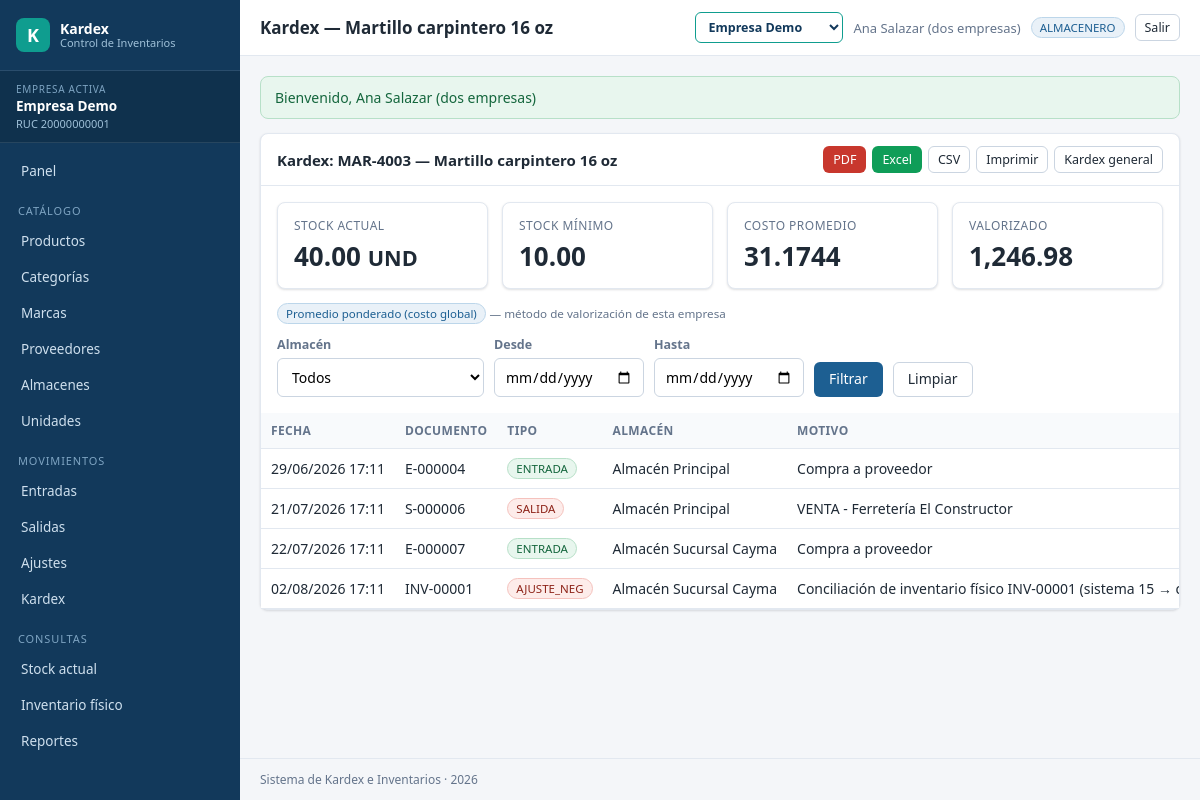
/kardex.php?producto_id=16 (signed in), run on an earlier commit of the app's database.
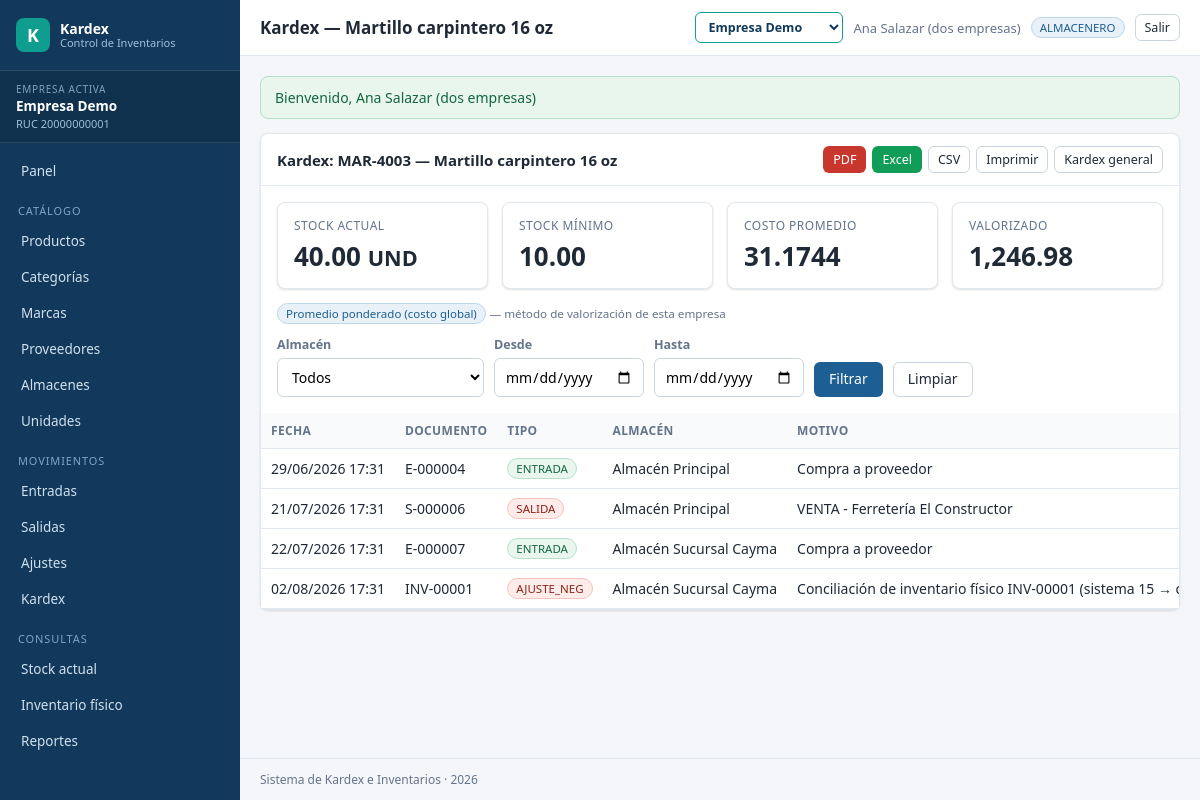
And on a later commit of the database.
### tables this page shows
CREATE TABLE kardex (
  id             BIGINT UNSIGNED AUTO_INCREMENT PRIMARY KEY,
  empresa_id     INT UNSIGNED NOT NULL,
  producto_id    INT UNSIGNED NOT NULL,
  almacen_id     INT UNSIGNED NOT NULL,
  fecha          DATETIME     NOT NULL,
  tipo           ENUM('ENTRADA','SALIDA','AJUSTE_POS','AJUSTE_NEG','INV_INICIAL') NOT NULL,
  origen_tabla   VARCHAR(30)  NOT NULL,
  origen_id      INT UNSIGNED NOT NULL,
  documento      VARCHAR(60)  NULL,
  cantidad       DECIMAL(14,4) NOT NULL,
  costo_unitario DECIMAL(14,4) NOT NULL DEFAULT 0,
  saldo_cantidad DECIMAL(14,4) NOT NULL,
  saldo_costo    DECIMAL(14,4) NOT NULL DEFAULT 0,
  saldo_valor    DECIMAL(16,4) NOT NULL DEFAULT 0,
  motivo         VARCHAR(180) NULL,
  usuario_id     INT UNSIGNED NOT NULL,
  creado_en      DATETIME     NOT NULL DEFAULT CURRENT_TIMESTAMP,
  CONSTRAINT fk_kdx_emp  FOREIGN KEY (empresa_id)  REFERENCES empresas(id),
  CONSTRAINT fk_kdx_prod FOREIGN KEY (producto_id) REFERENCES productos(id),
  CONSTRAINT fk_kdx_alm  FOREIGN KEY (almacen_id)  REFERENCES almacenes(id),
  CONSTRAINT fk_kdx_usr  FOREIGN KEY (usuario_id)  REFERENCES usuarios(id),
  INDEX idx_kdx_prod_fecha (producto_id, almacen_id, id),
  INDEX idx_kdx_emp_fecha (empresa_id, fecha),
  INDEX idx_kdx_usuario (usuario_id)
);

CREATE TABLE almacenes (
  id         INT UNSIGNED AUTO_INCREMENT PRIMARY KEY,
  empresa_id INT UNSIGNED NOT NULL,
  codigo     VARCHAR(20)  NOT NULL,
  nombre     VARCHAR(120) NOT NULL,
  direccion  VARCHAR(255) NULL,
  estado     TINYINT(1)   NOT NULL DEFAULT 1,
  CONSTRAINT fk_alm_emp FOREIGN KEY (empresa_id) REFERENCES empresas(id),
  UNIQUE KEY uq_alm_emp_codigo (empresa_id, codigo)
);

### app/Vista.php (called while the page is built, shortened)
<?php
class Vista
{
    public static function render(string $__vista, array $__datos = [], ?string $__titulo = null): void
    {
        $__archivo = BASE_PATH . '/views/' . $__vista . '.php';
        extract($__datos, EXTR_SKIP);
        require $__archivo;
        require BASE_PATH . '/views/layout.php';
    }
    public static function e($valor): string
    {
        return htmlspecialchars((string) $valor, ENT_QUOTES | ENT_SUBSTITUTE, 'UTF-8');
    }
    public static function fecha(?string $f, bool $conHora = false): string
    {
        $ts = strtotime($f);
        return date($conHora ? 'd/m/Y H:i' : 'd/m/Y', $ts);
    }
}
function e($v): string { return Vista::e($v); }

### bootstrap.php (called while the page is built, shortened)
<?php
spl_autoload_register(function (string $clase): void {
    foreach (['/app/', '/app/models/', '/app/services/'] as $dir) {
        $ruta = BASE_PATH . $dir . $clase . '.php';
        if (is_file($ruta)) { require_once $ruta; return; }
    }
});

### app/Empresa.php (called while the page is built, shortened)
<?php
class Empresa
{
    public static function id(): int
    {
        $id = Sesion::get('empresa_id');
        return (int) $id;
    }
    public static function filtro(string $alias = ''): string
    {
        $pre = $alias === '' ? '' : $alias . '.';
        return $pre . 'empresa_id = :__empresa';
    }
    public static function param(): array
    {
        return [':__empresa' => self::id()];
    }
}

### app/Sesion.php (called while the page is built, shortened)
<?php
class Sesion
{
    public static function get(string $k, $def = null) { return $_SESSION[$k] ?? $def; }
}

### app/DB.php (called while the page is built, shortened)
<?php
class DB
{
    private static ?PDO $pdo = null;
    private static array $cfg = [];
    public static function init(array $cfg): void
    {
        self::$cfg = $cfg;
    }
    public static function conn(): PDO
    {
        if (self::$pdo instanceof PDO) {
            return self::$pdo;
        }
        $c = self::$cfg;
        $dsn = "mysql:host={$c['host']};port={$c['puerto']};dbname={$c['nombre']};charset={$c['charset']}";
        try {
            self::$pdo = new PDO($dsn, $c['usuario'], $c['clave'], [
                PDO::ATTR_ERRMODE            => PDO::ERRMODE_EXCEPTION,
                PDO::ATTR_DEFAULT_FETCH_MODE => PDO::FETCH_ASSOC,
                PDO::ATTR_EMULATE_PREPARES   => false,
                PDO::ATTR_STRINGIFY_FETCHES  => false,
            ]);
            self::$pdo->exec("SET SESSION sql_mode='STRICT_TRANS_TABLES,NO_ENGINE_SUBSTITUTION'");
        } catch (PDOException $e) {
            if (Config::get('app.debug')) {
                throw $e;
            }
            http_response_code(500);
            exit('No se pudo conectar a la base de datos.');
        }
        return self::$pdo;
    }
    public static function query(string $sql, array $params = []): PDOStatement
    {
        $st = self::conn()->prepare($sql);
        $st->execute($params);
        return $st;
    }
    public static function todos(string $sql, array $params = []): array
    {
        return self::query($sql, $params)->fetchAll();
    }
    public static function uno(string $sql, array $params = []): ?array
    {
        $fila = self::query($sql, $params)->fetch();
        return $fila === false ? null : $fila;
    }
}

### app/models/Producto.php (called while the page is built, shortened)
<?php
class Producto
{
    public static function buscar(int $id): ?array
    {
        return DB::uno(
            'SELECT pr.*, c.nombre AS categoria, m.nombre AS marca, un.codigo AS unidad,
                    COALESCE((SELECT SUM(cantidad) FROM stock WHERE producto_id = pr.id), 0) AS stock_actual
               FROM productos pr
               LEFT JOIN categorias c  ON c.id  = pr.categoria_id
               LEFT JOIN marcas     m  ON m.id  = pr.marca_id
               JOIN      unidades   un ON un.id = pr.unidad_id
              WHERE pr.id = :id AND ' . Empresa::filtro('pr'),
            Empresa::param() + [':id' => $id]);
    }
}

### app/models/Kardex.php (called while the page is built, shortened)
<?php
class Kardex
{
    public static function porProducto(int $productoId, ?int $almacenId = null, ?string $desde = null, ?string $hasta = null): array
    {
        $where = [Empresa::filtro('k'), 'k.producto_id = :p'];
        $p = Empresa::param() + [':p' => $productoId];
        return DB::todos(
            'SELECT k.*, a.nombre AS almacen, u.usuario
               FROM kardex k
               JOIN almacenes a ON a.id = k.almacen_id
               JOIN usuarios  u ON u.id = k.usuario_id
              WHERE ' . implode(' AND ', $where) . '
              ORDER BY k.fecha ASC, k.id ASC', $p);
    }
}

### views/kardex/producto.php (the view, shortened to what the changed rows need)
<div class="tarjeta">
  <div class="tarjeta-cab">
    <h2>Kardex: <?= e($producto['codigo']) ?> — <?= e($producto['descripcion']) ?></h2>
  </div>
  <div class="tabla-scroll">
    <?php if (!$movimientos): ?>
      <p class="vacio">Este producto no tiene movimientos registrados.</p>
    <?php else: ?>
    <table class="tabla" id="tablaKardex">
      <thead><tr>
        <th>Fecha</th><th>Documento</th><th>Tipo</th><th>Almacén</th><th>Motivo</th>
      </tr></thead>
      <tbody>
      <?php foreach ($movimientos as $m):
        $esIngreso = in_array($m['tipo'], ['ENTRADA', 'AJUSTE_POS', 'INV_INICIAL'], true); ?>
        <tr>
          <td><?= Vista::fecha($m['fecha'], true) ?></td>
          <td><?= e($m['documento']) ?></td>
          <td><span class="badge <?= $esIngreso ? 'badge-ok' : 'badge-error' ?>"><?= e($m['tipo']) ?></span></td>
          <td><?= e($m['almacen']) ?></td>
          <td><?= e($m['motivo'] ?? '—') ?></td>
        </tr>
      <?php endforeach; ?>
      </tbody>
    </table>
    <?php endif; ?>
  </div>
</div>

What changed in the data, as far as the page shows it:
changed kardex (number 1 of 4 on the later page): fecha "29/06/2026 17:11" → "29/06/2026 17:31"
changed kardex "VENTA - Ferretería El Constructor": fecha "21/07/2026 17:11" → "21/07/2026 17:31"
changed kardex (number 3 of 4 on the later page): fecha "22/07/2026 17:11" → "22/07/2026 17:31"
changed kardex "INV-00001": fecha "02/08/2026 17:11" → "02/08/2026 17:31"
